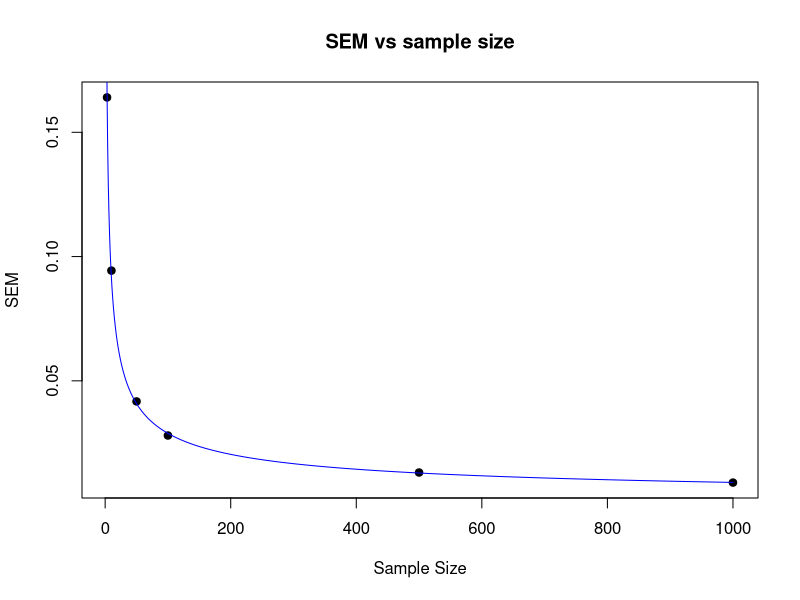
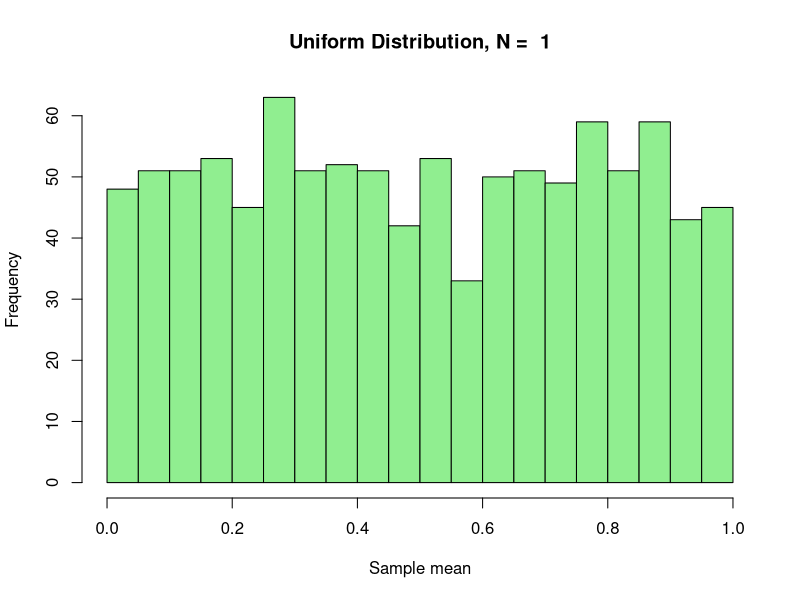
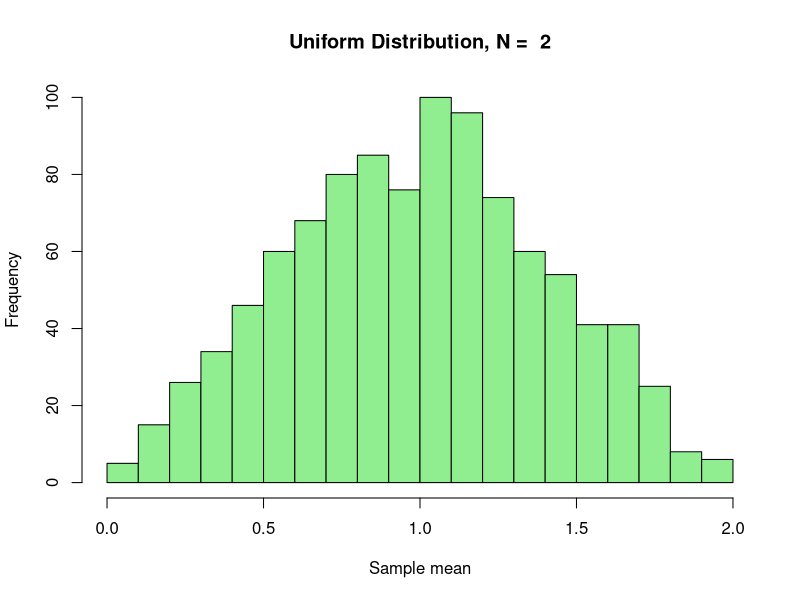
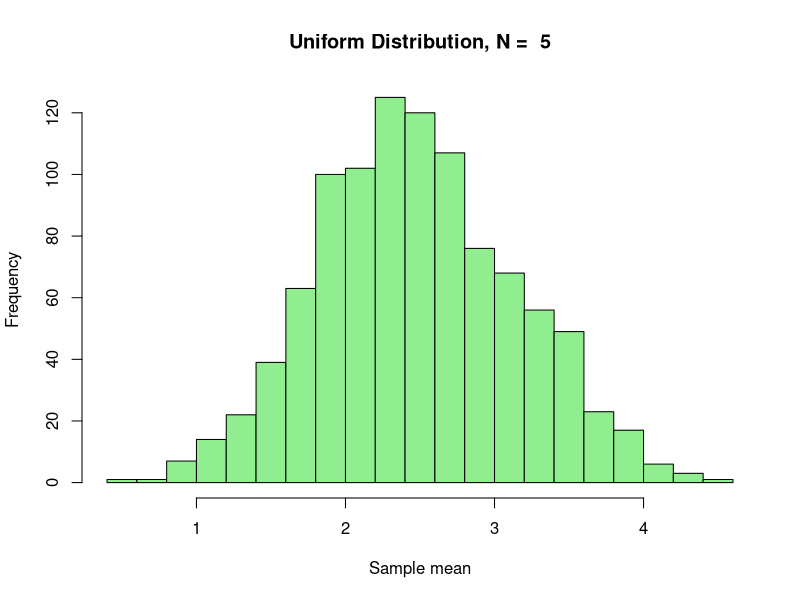
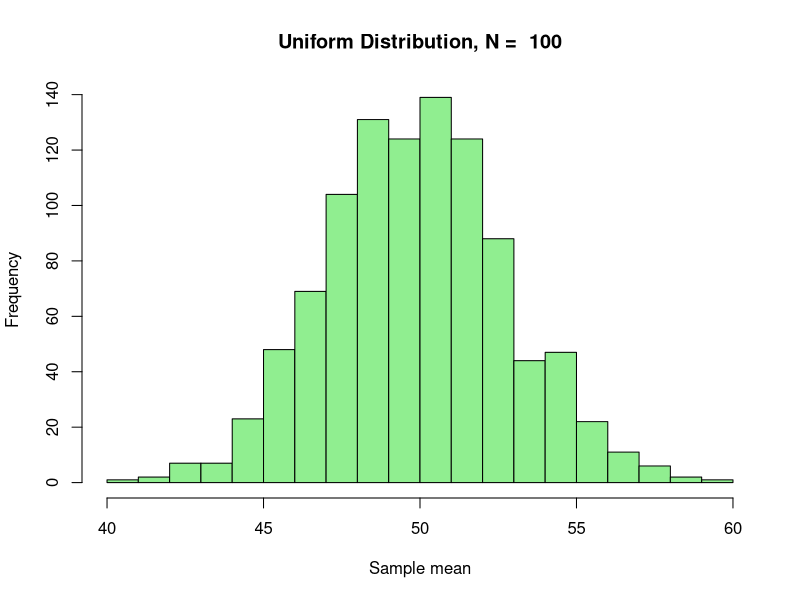
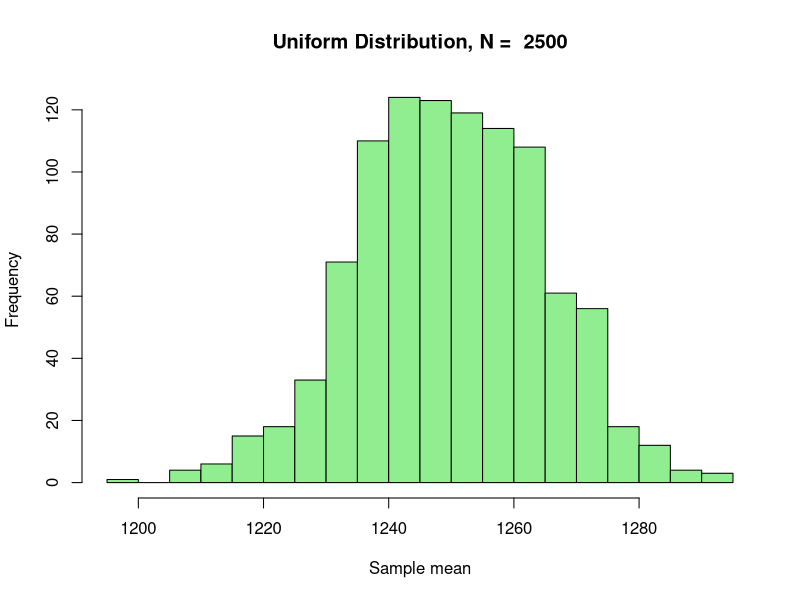
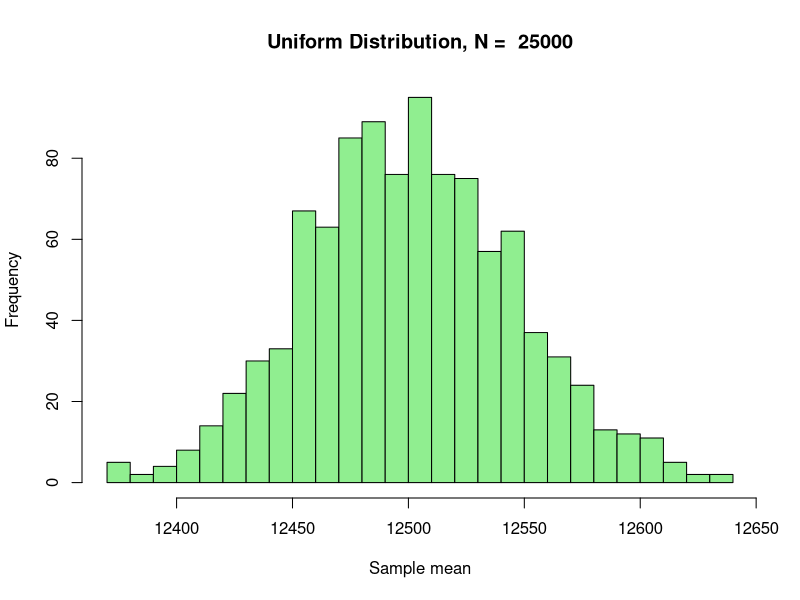

These figures' R source, in order:
## ---- chunk 1
library(ggplot2)
knitr::opts_chunk$set(echo = TRUE)
## ---- chunk 2
sample.sizes=c(3,10,50, 100, 500, 1000)

mean.sds = numeric(0) 

for ( N in sample.sizes ) {
        m = numeric(0)
        for ( i in 1:1000 ) {
                m[i] <- mean(runif(N))
        }
        mean.sds <- c(mean.sds, sd(m))

}

plot(sample.sizes,mean.sds, main="SEM vs sample size",pch=19, xlab = "Sample Size", ylab = "SEM")
lines(c(1:1000),1/sqrt(12*c(1:1000)),col='blue')
## ---- chunk 3
sample.sizes = c(1, 2, 5, 100, 2500, 25000)
repeats = 1000 

for (N in sample.sizes) {
        s.values=numeric()
        for (n.exp in 1:repeats) {
                x <- runif(N)
                s.values[n.exp] <- sum(x)
        }
        hist(s.values,breaks=25,col='lightgreen',main=paste("Uniform Distribution, N = ",N), xlab = "Sample mean")
}
